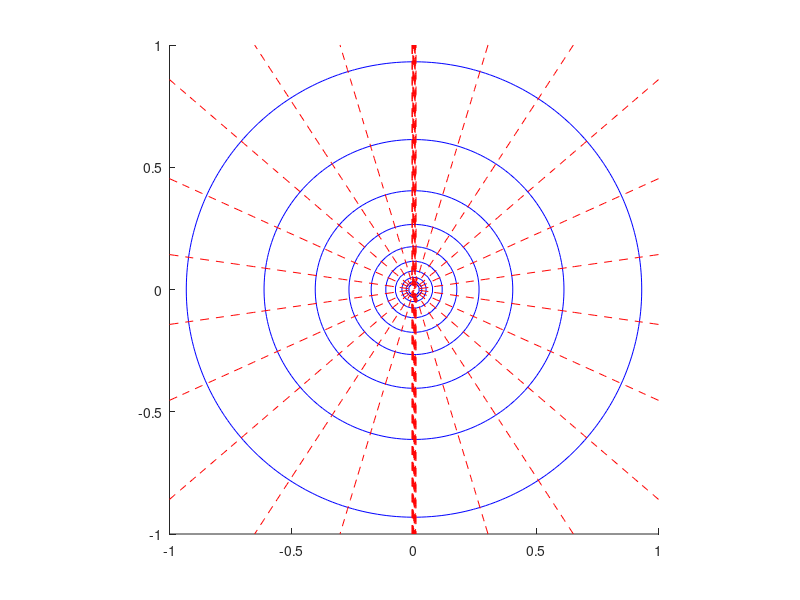

Write the MATLAB code that produced this figure.
clear;
clc;
y = linspace(-1, 1, 100);
x = linspace(-1, 1, 100);

[X, Y] = meshgrid(x, y);
gamma = 1;
phi = gamma*atan(Y./X)/(2*pi) ;
psi = -gamma*log(sqrt(X.^2 + Y.^2))/(2*pi) ;


% figure1 = figure; 

hold all;
contour(X, Y, psi, 20, '-b', linewidth=2);
contour(X, Y, phi, 20, '--r', linewidth=2);
pbaspect([1 1 1]);
% axis off
% axis image
% saveas(figure1,'irrotational_vortex.png')

